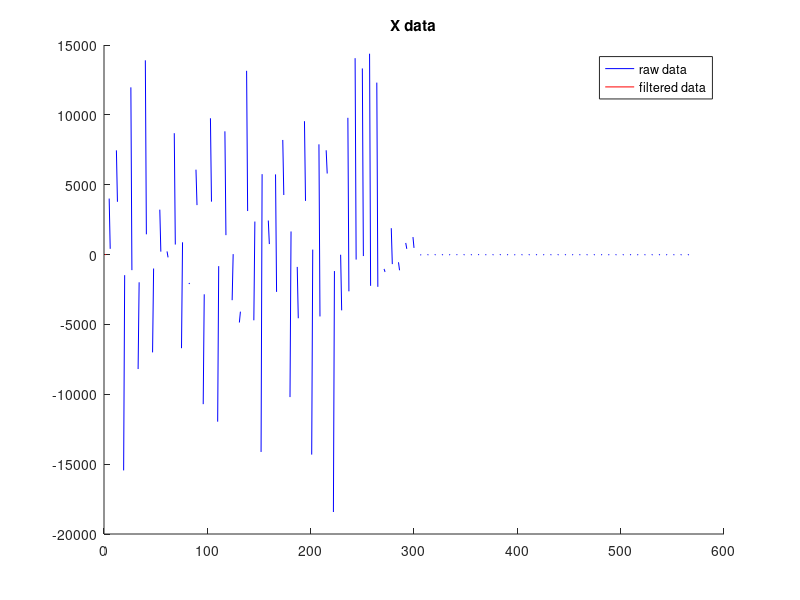
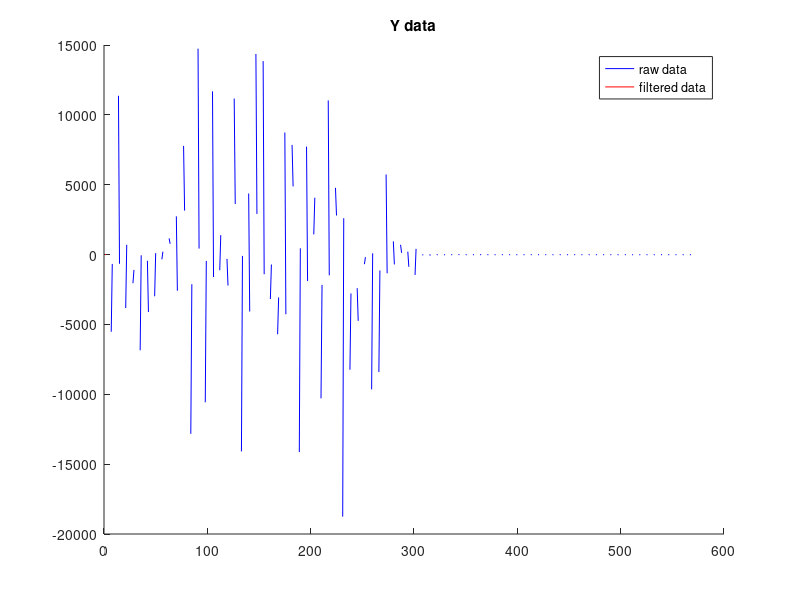
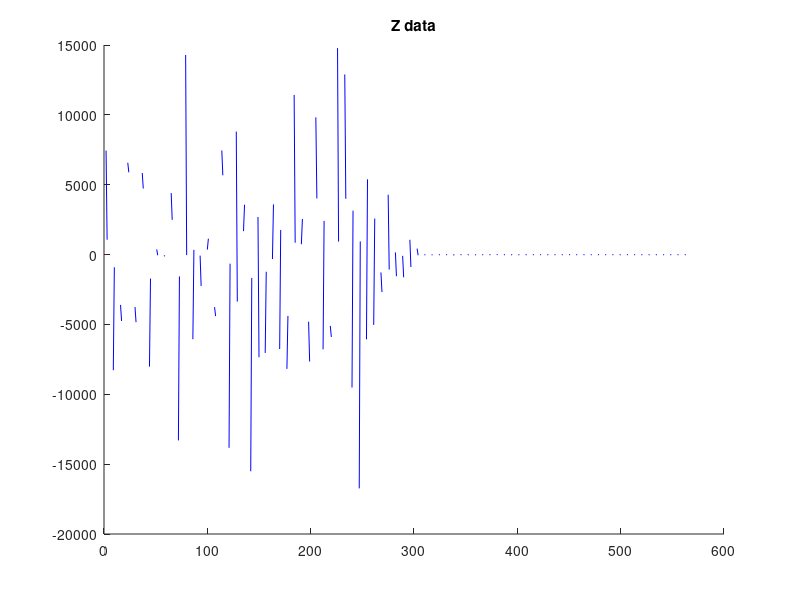

Recreate these plots in MATLAB, in order.
clear all;
clf;

% Reading raw data from file
%Uncomment for raw random movement data from imu
%imu_raw_data_file = fopen("IMU_raw_data.txt");
%Uncomment for raw data of a smooth back and forth motion
%imu_raw_data_file = fopen("IMU_raw_data_smooth_back_forth.txt");
%Uncomment for raw data of a spinning back and forth motion
imu_raw_data_file = fopen("IMU_raw_data_spinning.txt");

imu_raw_data = textscan(imu_raw_data_file, '%s', 'Delimiter', ';');
fclose(imu_raw_data_file);

% Finding cells that contain "cnt"
imu_raw_data = imu_raw_data{:};
index_of_count_string = strfind(imu_raw_data,"cnt");

% Find the indexes of the cells that contain "cnt"
index_to_remove = [];
for i = 1:length(index_of_count_string)
    if cell2mat(index_of_count_string(i)) == 1
        index_to_remove = [index_to_remove i];
    end
end

% Remove the cells that contain "cnt"
imu_raw_data(index_to_remove.') = [];

% Convert cells to normal integer values
imu_data_trimmed = str2double(imu_raw_data);

% Ensure the length is a multiple of 3 for X, Y, Z data
if mod(length(imu_data_trimmed),3) ~= 0
    disp("Trimming data");
    imu_data_trimmed = imu_data_trimmed(1:length(imu_data_trimmed)-mod(length(imu_data_trimmed),3));
end

x_data = imu_data_trimmed(1:3:length(imu_data_trimmed));
y_data = imu_data_trimmed(2:3:length(imu_data_trimmed));
z_data = imu_data_trimmed(3:3:length(imu_data_trimmed));

% Implement a Savitzky-Golay filter with a cubic polynomial and a window
% size of 5

%Throwing away the first 2 samples and last 2 samples to make analysis easier
x_data_filtered = zeros(0,length(x_data));
for i = 3:1:length(x_data)-2
    x_data_filtered(i) = floor((1/35)*(-3*x_data(i-2)+12*x_data(i-1)+17*x_data(i)+12*x_data(i+1)+-3*x_data(i+2)));
end

y_data_filtered = zeros(0,length(y_data));
for i = 3:1:length(y_data)-2
    y_data_filtered(i) = floor((1/35)*(-3*y_data(i-2)+12*y_data(i-1)+17*y_data(i)+12*y_data(i+1)+-3*y_data(i+2)));
end

z_data_filtered = zeros(0,length(z_data));
for i = 3:1:length(z_data)-2
    z_data_filtered(i) = floor((1/35)*(-3*z_data(i-2)+12*z_data(i-1)+17*z_data(i)+12*z_data(i+1)+-3*z_data(i+2)));
end

length_x_data = 1:length(x_data);
length_x_data_filtered = 1:length(x_data_filtered);
figure(1);
hold on
title("X data");
plot(length_x_data,x_data,'color','blue');
plot(length_x_data_filtered,x_data_filtered,'color','red');
legend('raw data', 'filtered data');
hold off

length_y_data = 1:length(y_data);
length_y_data_filtered = 1:length(y_data_filtered);
figure(2);
hold on
title("Y data");
plot(length_y_data,y_data,'color','blue');
plot(length_y_data_filtered,y_data_filtered,'color','red');
legend('raw data', 'filtered data');
hold off

length_z_data = 1:length(z_data);
length_z_data_filtered = 1:length(z_data_filtered);
figure(3);
hold on
title("Z data");
plot(length_z_data,z_data,'color','blue');
plot(length_z_data_filtered,z_data_filtered,'color','red');
hold off